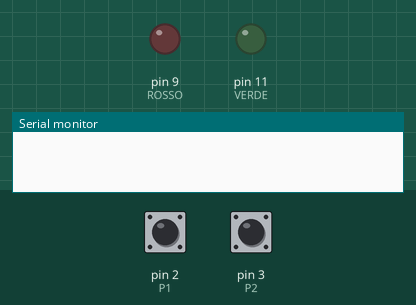
Simulated run of this sketch. Board: Arduino Uno, built with avr-gcc and run on an emulated ATmega328P. On the bench: output pins drawn as LEDs (lit = HIGH), the last lines printed to the serial monitor. Inputs (shaded band) come from the test bench; at power-on: pin 2 (P1) LOW, pin 3 (P2) HIGH.

Above: at 1.2 s.
1.3 s: pin 2 (P1) driven HIGH
At 1.8 s:
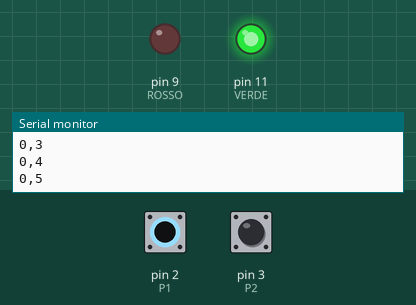
2.8 s: pin 2 (P1) pulsed LOW 2 times (0.12 s each, 0.3 s apart)
At 3.04 s:
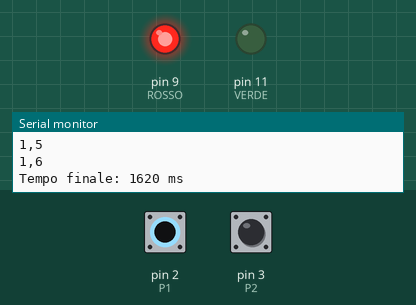
Timing chart, 0 to 5.8 s (numbered marks = the images above; inputs shaded):
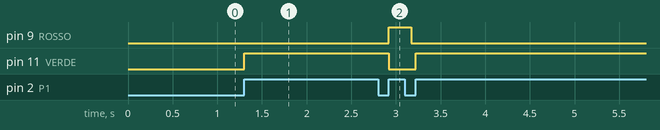

Measured:
- after the input at 1.3 s, pin 11 (VERDE): LOW → HIGH at once
- after the input at 2.8 s, pin 9 (ROSSO): LOW → HIGH after 0.12 s, → LOW 0.25 s later; pin 11 (VERDE): HIGH → LOW after 0.12 s, → HIGH 0.30 s later

The sketch:

soluzione-F-difficile-cronometro.ino
```cpp
/*
===============================================================================
CONSEGNA - ESERCIZIO F (DIFFICILE) - Cronometro con start/stop a toggle e azzeramento
===============================================================================
Classe terza - Sistemi e reti
Argomenti: pull-down e pull-up, le quattro situazioni critiche, polling non
bloccante su due fronti (versioni 1 e 4), prontezza e sicurezza.

Realizzate in Tinkercad un cronometro da gara: un pulsante fa partire e
fermare il tempo (toggle), un altro lo azzera. Il tempo si legge sul Monitor
seriale.

OBIETTIVO
In un cronometro il toggle di start/stop deve scattare alla PRESSIONE: il
giudice preme quando l'atleta taglia il traguardo, e un ritardo di 50 ms
sarebbe un errore di misura. L'azzeramento invece puo' aspettare il rilascio,
e anzi conviene. Servono quindi tutte e due le callback.

CIRCUITO IN TINKERCAD (Arduino Uno R3)
 Componente              Collegamento                      A cosa serve
 Pulsante START/STOP     tra il pin 2 e 5V                 premuto porta il pin a HIGH
 (P1)
 Resistenza 10 kOhm      tra il pin 2 e GND                pull-down di P1
 Pulsante RESET (P2)     tra il pin 3 e GND                premuto porta il pin a LOW
                         (pull-up interno, INPUT_PULLUP)
 LED verde               pin 11, con resistenza 220 Ohm    cronometro in marcia
 LED rosso               pin 9,  con resistenza 220 Ohm    cronometro fermo con un tempo
Il Monitor seriale va aperto a 9600 baud.

REQUISITI
 1. All'accensione il cronometro e' fermo e azzerato, LED spenti.
 2. Alla PRESSIONE di P1 il cronometro cambia stato (toggle): se era fermo
    riparte dal tempo accumulato, se era in marcia si ferma.
 3. In marcia il LED verde e' acceso e ogni 100 ms si stampa il tempo nel
    formato secondi,decimi (es. 12,3).
 4. Fermo con un tempo diverso da zero: LED rosso lampeggiante (250 ms) e si
    stampa una volta il tempo finale in millisecondi.
 5. Al RILASCIO di P2 il cronometro si azzera, ma solo se e' fermo; in marcia
    P2 non fa nulla.
 6. Ogni pressione produce una sola azione, anche se il contatto rimbalza.

VINCOLI SUL CODICE
 - I due pulsanti si gestiscono con la versione 1 della dispensa sul polling
   non bloccante su due fronti (millis(), t0, attivo), ognuno con le sue
   variabili.
 - P1: il toggle sta in doOnRise() (pressione); doOnFall() resta vuota.
 - P2 e' in pull-up: la pressione e' un fronte di discesa e il rilascio un
   fronte di salita. L'azzeramento sta nella callback del rilascio.
 - Il tempo si misura con due variabili unsigned long: l'istante di partenza
   e il tempo accumulato nelle marce precedenti.
 - loop() con compiti separati: P1, P2, stampa, LED. Nessun delay().

COME PROVARLO
 [ ] Premete P1: il tempo parte alla pressione, non al rilascio.
 [ ] Premete di nuovo: si ferma, il rosso lampeggia e si stampa il tempo.
 [ ] Premete ancora: riparte dal tempo accumulato, non da zero.
 [ ] P2 in marcia: nessun effetto. P2 da fermo: azzera al rilascio.
 [ ] Clic rapidi su P1: ognuno fa un solo cambio.

COSA CONSEGNARE
 1. Il link al progetto Tinkercad, condiviso in sola lettura.
 2. Il codice completo, con un commento su ogni riga che riguarda i tempi.
 3. Il diagramma degli stati del cronometro (AZZERATO, IN MARCIA, FERMO) con
    gli eventi che fanno passare da uno all'altro.
 4. Le risposte alle domande.

DOMANDE
 1. Perche' il toggle di start/stop sta alla pressione e l'azzeramento al
    rilascio? Che cosa misurerebbe il cronometro con il toggle al rilascio?
 2. Con la versione 1, il toggle alla pressione e' protetto dai rimbalzi alla
    pressione? E da quelli al rilascio? Spiegate quale parte del codice se ne
    occupa.
 3. Uno spike di 2 ms sul pin 2 a P1 rilasciato: che effetto ha sul
    cronometro in marcia? E' un rischio accettabile in una gara? Quale delle
    quattro situazioni critiche e'?
 4. Riscrivete la gestione di P1 con la versione 4 (schedulatore, TBASE = 50
    ms). Quale errore massimo si aggiunge a ogni partenza e a ogni arrivo?
    I due errori si annullano sempre nella differenza? Quale errore massimo
    puo' avere il tempo misurato?
 5. Proponete il valore minimo e massimo di TBASE per la versione 4, usando
    le ipotesi di progetto della dispensa.
===============================================================================
*/

// ---------------------------------------------------------------------------
// SOLUZIONE - due pulsanti con la versione 1 su due fronti
//   P1 pull-down: toggle start/stop alla PRESSIONE (fronte di salita)
//   P2 pull-up:   azzeramento al RILASCIO (fronte di salita)
// ---------------------------------------------------------------------------
const byte P1 = 2;                        // START/STOP, pull-down: premuto = HIGH
const byte P2 = 3;                        // RESET, INPUT_PULLUP: premuto = LOW
const byte VERDE = 11;
const byte ROSSO = 9;
const unsigned long TDEBOUNCE = 50;       // ms di livello di riposo per il rilascio

unsigned long t01 = 0, t02 = 0;           // ultima lettura "premuto" di P1 e P2
bool attivo1 = false, attivo2 = false;    // pulsante premuto, rilascio da confermare

bool marcia = false;                      // cronometro in marcia
unsigned long tStart = 0;                 // istante dell'ultima partenza
unsigned long accumulato = 0;             // ms accumulati nelle marce precedenti
bool daStampare = false;                  // tempo finale ancora da stampare
unsigned long tPrint = 0;                 // ultima stampa in marcia
unsigned long tBlink = 0;                 // ultimo cambio del LED rosso

unsigned long tempo() {
  // tempo totale: accumulato + marcia in corso
  return marcia ? accumulato + (millis() - tStart) : accumulato;
}

void doOnRise1() {
  // PRESSIONE di P1: toggle start/stop, subito
  if (!marcia) {
    tStart = millis();                    // partenza
    marcia = true;
  } else {
    accumulato += millis() - tStart;      // arrivo: si somma la marcia appena finita
    marcia = false;
    daStampare = true;
  }
}

void doOnFall1() {
  // RILASCIO di P1: non serve
}

void doOnFall2() {
  // PRESSIONE di P2 (in pull-up e' un fronte di discesa): non serve
}

void doOnRise2() {
  // RILASCIO di P2 (fronte di salita): azzera, ma solo da fermo
  if (!marcia) {
    accumulato = 0;
    Serial.println("Azzerato");
  }
}

void setup() {
  Serial.begin(9600);
  pinMode(P1, INPUT);                     // pull-down esterno da 10 kOhm
  pinMode(P2, INPUT_PULLUP);
  pinMode(VERDE, OUTPUT);
  pinMode(ROSSO, OUTPUT);
}

void loop() {
  // --- compito 1: P1 (premuto = HIGH)
  if (digitalRead(P1) == HIGH) {
    if (!attivo1) {
      attivo1 = true;
      doOnRise1();                        // pressione alla prima lettura alta
    }
    t01 = millis();
  } else if (attivo1 && millis() - t01 > TDEBOUNCE) {
    attivo1 = false;
    doOnFall1();
  }

  // --- compito 2: P2 (premuto = LOW)
  if (digitalRead(P2) == LOW) {
    if (!attivo2) {
      attivo2 = true;
      doOnFall2();
    }
    t02 = millis();
  } else if (attivo2 && millis() - t02 > TDEBOUNCE) {
    attivo2 = false;                      // alto da piu' di 50 ms: rilascio
    doOnRise2();
  }

  // --- compito 3: stampa
  if (marcia) {
    if (millis() - tPrint >= 100) {       // ogni 100 ms
      tPrint = millis();
      unsigned long t = tempo();
      Serial.print(t / 1000);             // secondi
      Serial.print(",");
      Serial.println((t % 1000) / 100);   // decimi
    }
  } else if (daStampare) {
    Serial.print("Tempo finale: ");
    Serial.print(accumulato);
    Serial.println(" ms");
    daStampare = false;
  }

  // --- compito 4: LED
  digitalWrite(VERDE, marcia);
  if (!marcia && accumulato > 0) {        // fermo con un tempo: rosso lampeggiante
    if (millis() - tBlink > 250) {
      tBlink = millis();
      digitalWrite(ROSSO, !digitalRead(ROSSO));
    }
  } else {
    digitalWrite(ROSSO, LOW);
  }
}

/*
===============================================================================
RISPOSTE ALLE DOMANDE
===============================================================================
1. Il cronometro deve fermarsi nell'istante in cui il giudice preme: con la
   versione 1 la pressione e' vista alla prima lettura alta, quindi subito.
   Con il toggle al rilascio partenza e arrivo sarebbero spostati del tempo
   per cui il giudice tiene premuto (100-300 ms, ogni volta diverso) piu' i
   50 ms di conferma: errori di decimi di secondo, e diversi alla partenza e
   all'arrivo. L'azzeramento invece cancella il risultato: non c'e' fretta,
   e al rilascio si agisce solo dopo un gesto completo (pressione e
   rilascio confermato). E' la regola "fermarsi subito, ripartire con
   calma": l'azione urgente alla pressione, quella che si puo' pentire al
   rilascio.

2. Si', da tutti e due. Se ne occupa la stessa parte di codice: la variabile
   attivo1 e il timer t01. Dopo la prima lettura alta attivo1 e' true:
   - i rimbalzi della pressione sono letture basse di pochi ms; il rilascio
     non viene confermato perche' non passano 50 ms, e doOnRise1() non viene
     richiamata perche' attivo1 e' gia' true;
   - i rimbalzi del rilascio sono letture alte che fanno ripartire t01:
     attivo1 resta true, quindi non sono prese per una nuova pressione.
   doOnRise1() puo' essere chiamata di nuovo solo dopo 50 ms di basso
   continuo.

3. E' la situazione 4, spike a pulsante rilasciato. La versione 1 accetta la
   pressione alla prima lettura alta, quindi lo spike e' preso per una
   pressione: il cronometro in marcia si FERMA (arrivo falso), quello fermo
   riparte. In una gara non e' accettabile: il risultato e' falso e non si
   puo' rifare. Servirebbe una tecnica che conferma anche la pressione
   (come la tecnica 6 bloccante o il livello stabile), che la ritarda di
   50 ms. Per un cronometro quel ritardo e' innocuo, perche' e' uguale alla
   partenza e all'arrivo e si annulla nella differenza: e' un ritardo
   costante, non casuale.

4. Con lo schedulatore ogni pressione e' vista alla prima lettura dopo il
   contatto: un ritardo fra 0 e 50 ms, ogni volta diverso. Il tempo misurato
   e' (arrivo + e2) - (partenza + e1) = tempo vero + (e2 - e1). I due errori
   non si annullano, perche' sono casuali e indipendenti: e2 - e1 va da
   -50 a +50 ms, quindi il tempo misurato puo' sbagliare fino a circa
   mezzo decimo di secondo, in piu' o in meno. Con la versione 1 l'errore e'
   di un giro di loop(), meno di 1 ms.

5. Limite inferiore: TBASE piu' lungo dei rimbalzi piu' l'intervallo di
   lettura, circa 10 + 1 = 11 ms, altrimenti due letture cadono negli stessi
   rimbalzi. Limite superiore: l'evento vero piu' breve, circa 100 ms. Per
   un cronometro conviene stare vicino al limite inferiore, per esempio
   15-20 ms, perche' l'errore massimo di ogni misura e' proprio TBASE.

VERIFICA IN SIMULAZIONE
Partenza a 1000 ms, arrivo a 3500 ms: tempo finale 2499 ms (il ms mancante
e' un rimbalzo basso al primo contatto della partenza). Azzeramento in
marcia: ignorato. Ripartenza senza azzerare: 2499 + 1235 = 3734 ms
accumulati. Azzeramento da fermo: al rilascio, stampa "Azzerato".
*/
```
